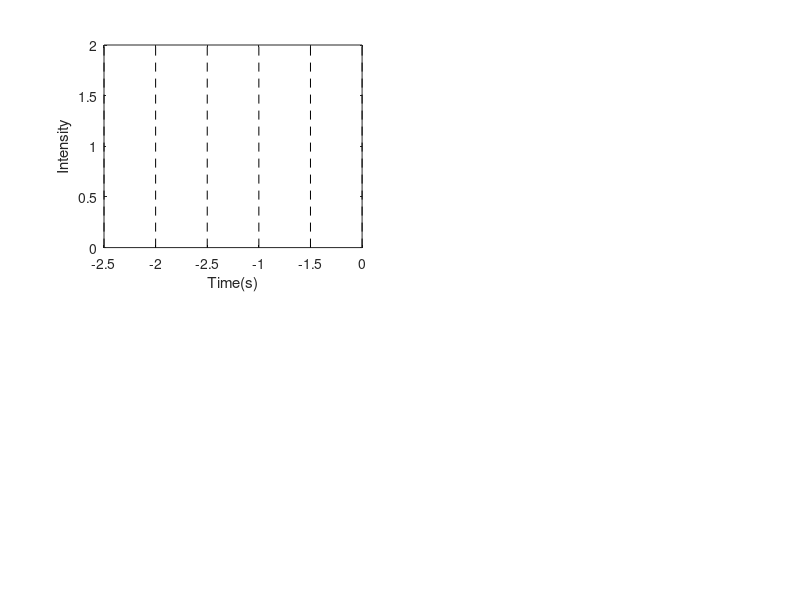

Source code (MATLAB): (Note: this script raises an error after producing the figure.)
%% Figure 5B
% Causal language network dynamics play a role in lexical selection: an intracranial EEG study
% Yujing Wang
% Last Modified: 01/29/2019

% Load data and subfolders
load('Figure5B_SourceData.mat');
path('functions',path);
ROInames={'Broca''s', 'Wernicke''s'};

% make figure fullscreen
figure('units','normalized','outerposition',[0 0 1 1]);

% plot subplots for each direction
for ROINo_from = 1:numel(ROIs)
    for ROINo_to = 1:numel(ROIs)
        
        % average ERC values under a certain direction
        ERC_ROI_High_Ave = ERC_ROI_High_All{ROINo_from,ROINo_to};
        ERC_ROI_Low_Ave = ERC_ROI_Low_All{ROINo_from,ROINo_to};
        
        % make a subplot space
        subplot(numel(ROIs),numel(ROIs),(ROINo_from-1)*numel(ROIs)+ROINo_to);
        
        % set x and y limits
        xlim([0 6]); 
        ylim([0 2]); 
        
        % plot word dashlines
        words = [0.5,1,1.5,2,2.5,3];
        for words_loop = words
            plot([words_loop words_loop],get(gca,'ylim'),'k--');
            hold on;
        end
        
        % print ticks and lables
        xticks([0,0.5,1,1.5,2,2.5,3,3.5,4,4.5,5,5.5,6,6.5,7]);
        xticklabels({'-3','-2.5','-2','-2.5','-1','-1.5','0','0.5','1','1.5','2','2.5','3','3.5','4'});
        xlabel('Time(s)');
        ylabel('Intensity');
        
        % plot averaged ERC flows for high and low CP
        if ~isempty(ERC_ROI_High_Ave)
            % calculate mean, standard deviation, and standard error of mean
            mean_ERC_ROI_High = nanmean(ERC_ROI_High_Ave,1);
            std_ERC_ROI_High = nanstd(ERC_ROI_High_Ave,0,1);
            sem_ERC_ROI_High = std_ERC_ROI_High./sqrt(size(ERC_ROI_High_Ave,1));
            
            mean_ERC_ROI_Low = nanmean(ERC_ROI_Low_Ave,1);
            std_ERC_ROI_Low = nanstd(ERC_ROI_Low_Ave,0,1);
            sem_ERC_ROI_Low = std_ERC_ROI_Low./sqrt(size(ERC_ROI_Low_Ave,1));
            
            % plot data
            time1 = time(11:end);
            boundedline(time1,mean_ERC_ROI_High(11:end),sem_ERC_ROI_High(11:end),'b','alpha');
            hold on;
            boundedline(time1,mean_ERC_ROI_Low(11:end),sem_ERC_ROI_Low(11:end),'r','alpha');
        end
        
        xlim([0 6]);  % all time
        ylim([0 2]); % Norm
        
        % response onset plot
        y_lim = ylim;
        plot(1.5109+3, y_lim(1),'r^');  %low
        hold on;
        plot(1.2951+3, y_lim(1),'b^');  %high
        
        % Statistical analysis - t-test
        stats = 'ttest';
        alpha = 0.05;
        tail1 = 'left'; % Test the alternative hypothesis that the population mean of x is less than the population mean of y.
        tail2 = 'right';
        
        hh_ave = nan(size(ERC_ROI_Low_Ave,2),1);
        pp_ave = nan(size(ERC_ROI_Low_Ave,2),1);
        for sampNo = 1:size(ERC_ROI_Low_Ave,2)
            if contains(stats,'ttest')
                [h1,p1] = ttest2(ERC_ROI_High_Ave(:,sampNo),ERC_ROI_Low_Ave(:,sampNo),'Alpha',alpha,'Tail',tail1);
                [h2,p2] = ttest2(ERC_ROI_High_Ave(:,sampNo),ERC_ROI_Low_Ave(:,sampNo),'Alpha',alpha,'Tail',tail2);
                h11 = fdr_bh(p1);     % fdr correction
                h22 = fdr_bh(p2);
            elseif contains(stats,'Wilcoxon')
                [p1,h1] = signrank(ERC_ROI_High_Ave(:,sampNo),ERC_ROI_Low_Ave(:,sampNo),'Alpha',alpha,'Tail',tail1);
                [p2,h2] = signrank(ERC_ROI_High_Ave(:,sampNo),ERC_ROI_Low_Ave(:,sampNo),'Alpha',alpha,'Tail',tail2);
                h11 = fdr_bh(p1);     % fdr correction
                h22 = fdr_bh(p2);
            end
            hh_ave1(sampNo) = h11;
            hh_ave2(sampNo) = h22;
        end
        
        hh_chanNo1 = hh_ave1;
        hh_chanNo1(hh_chanNo1==0) = NaN;
        hh_chanNo2 = hh_ave2;
        hh_chanNo2(hh_chanNo2==0) = NaN;
        y_lim = ylim;
        
        % plot significance astericks
        if ~isempty(hh_chanNo1)
            plot(time1, hh_chanNo1(11:end)*y_lim(2),'r*');
        end
        
        % Add sub-titles to subplots
        title([ROInames{ROINo_from} ' -> ' ROInames{ROINo_to}],'fontsize',20);
        set(gca,'fontsize',15);
    end
end